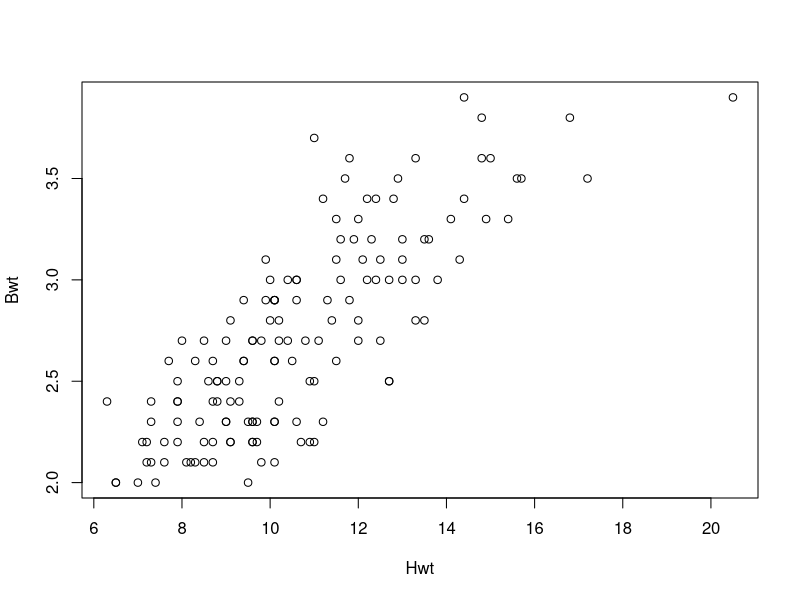
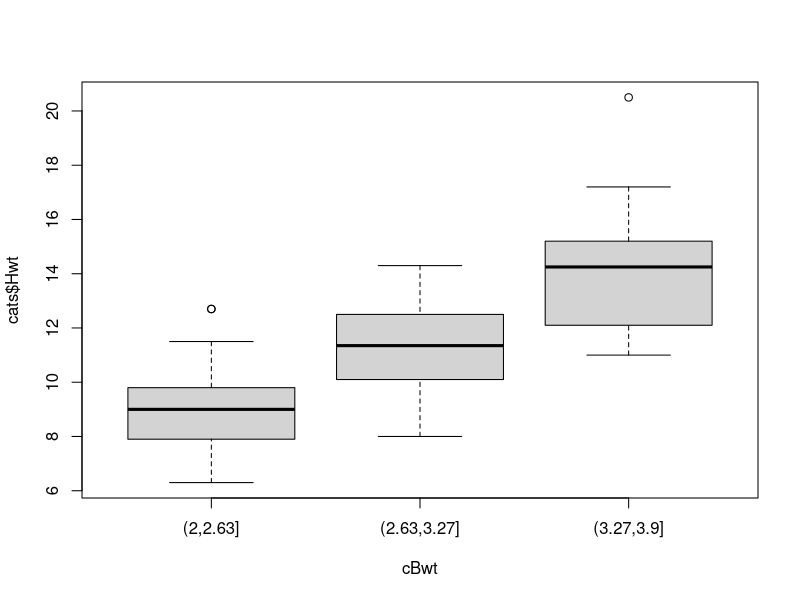
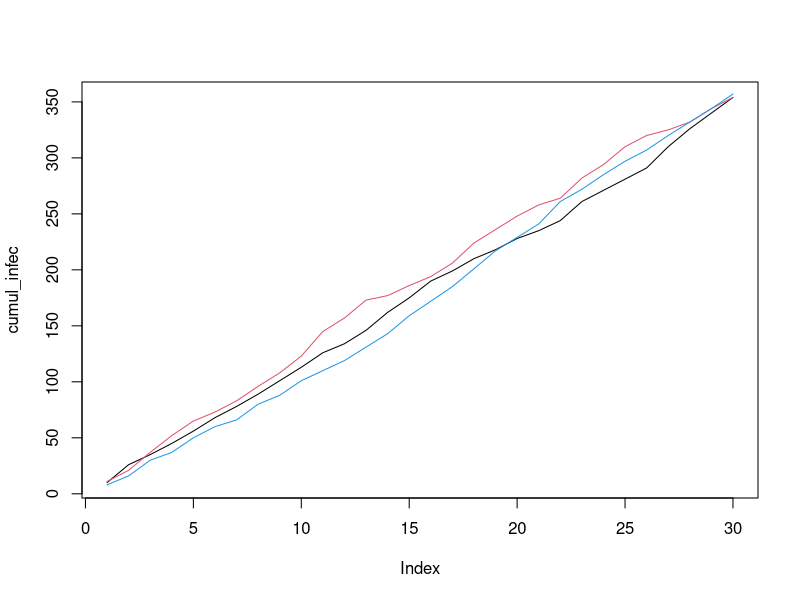
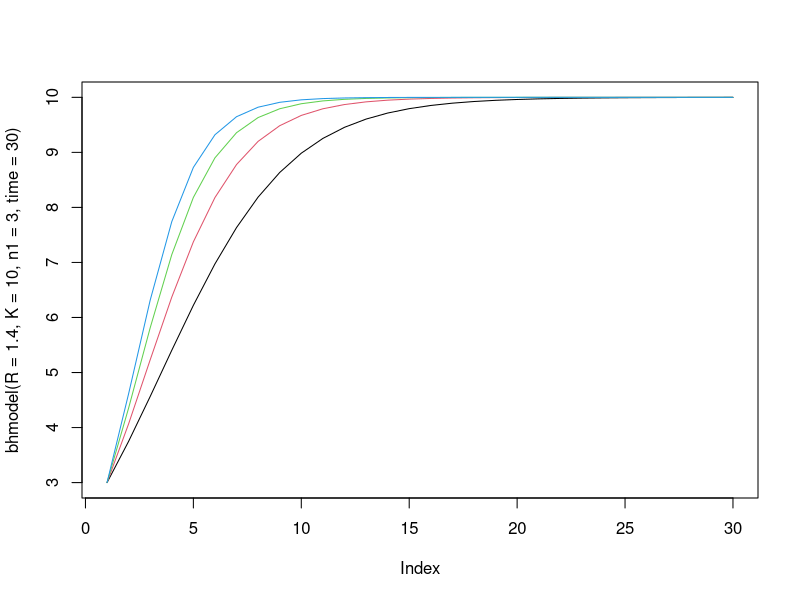
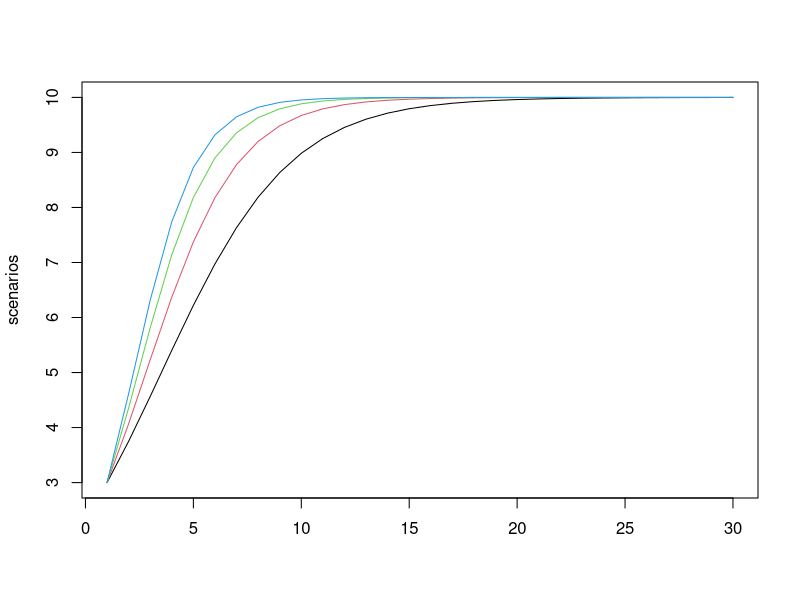
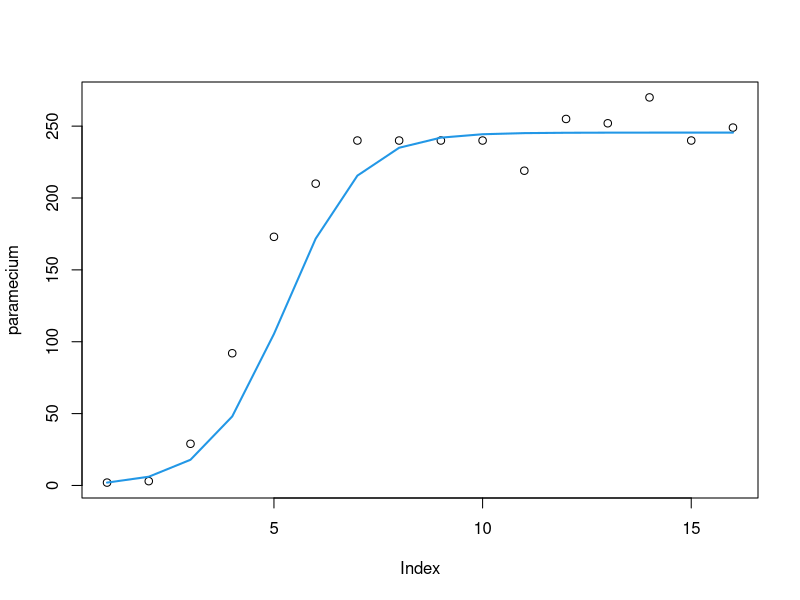

These charts were generated, in order, by the following R code:
### Name - Keefe Murphy
### Student No. - 12345678

## Q1
# a

# install.packages("MASS")
library(MASS)
?cats
data(cats)
plot(Bwt ~ Hwt, data=cats)
#plot(cats$Bwt ~ cats$Hwt)
#plot(cats$Hwt, cats$Bwt)

# b
mHwt <- mean(cats$Hwt)
mHwt # 10.63056

mean(cats$Bwt[cats$Hwt < mHwt])
# 2.442169
mean(cats$Bwt[cats$Hwt > mHwt])
# 3.106557

# c
cBwt <- cut(cats$Bwt, breaks=3)
boxplot(cats$Hwt ~ cBwt)

## Q2
# a
infec <- rpois(n=30, lambda=12)

# b
(cumul_infec <- cumsum(infec))

# c
plot(cumul_infec, type="l")
lines(cumsum(rpois(30, 12)), col=2)
lines(cumsum(rpois(30, 12)), col=4)

## Q3
# a
R <- 1.4
K <- 10
time <- 30

n <- numeric(time)
n[1] <- 3

for(i in 2:time) {
  n[i] <- (K * R * n[i-1]) / (K + n[i-1] * (R - 1))
}
n

# b
bhmodel <- function(R, K, n1, time) {
  n <- numeric(time)
  n[1] <- n1
  
  for(i in 2:time) {
    n[i] <- (K * R * n[i-1]) / (K + n[i-1] * (R - 1))
  }
  return(n)
}

all.equal(bhmodel(R=1.4, K=10, n1=3, time=30), n)

# c
plot(bhmodel(R=1.4, K=10, n1=3, time=30), type="l")
lines(bhmodel(R=1.6, K=10, n1=3, time=30), col=2)
lines(bhmodel(R=1.8, K=10, n1=3, time=30), col=3)
lines(bhmodel(R=2, K=10, n1=3, time=30), col=4)

  # alternative solution
  scenarios <- sapply(c(1.4, 1.6, 1.8, 2), bhmodel, 
                      K=10, n1=3, time=30)
  matplot(scenarios, type="l", lty=1)

# d
  solution <- c(n[1], (K * n[1]) / (n[1] + (K - n[1]) * R^(-(1:(time - 1)))))
  all.equal(bhmodel(R=1.4, K=10, n1=3, time=30), solution)

# e  
  paramecium <- c(2, 3, 29, 92, 173, 210, 240, 240, 240, 240, 219, 255, 252, 270, 240, 249)

  y <- paramecium[-length(paramecium)]/paramecium[-1]
  x <- paramecium[-length(paramecium)]
  
  fit <- lm(y ~ x)
  betas <- coef(fit)
  beta0 <- betas[1]
  beta1 <- betas[2]
  
  R.hat <- 1/beta0
  K.hat <- (R.hat - 1) / (R.hat * beta1)
  
  plot(paramecium)
  fitted <- bhmodel(R = R.hat, K = K.hat, 
                    n1=paramecium[1],
                    time=length(paramecium))
  lines(fitted, col=4, lwd=2)  
###  